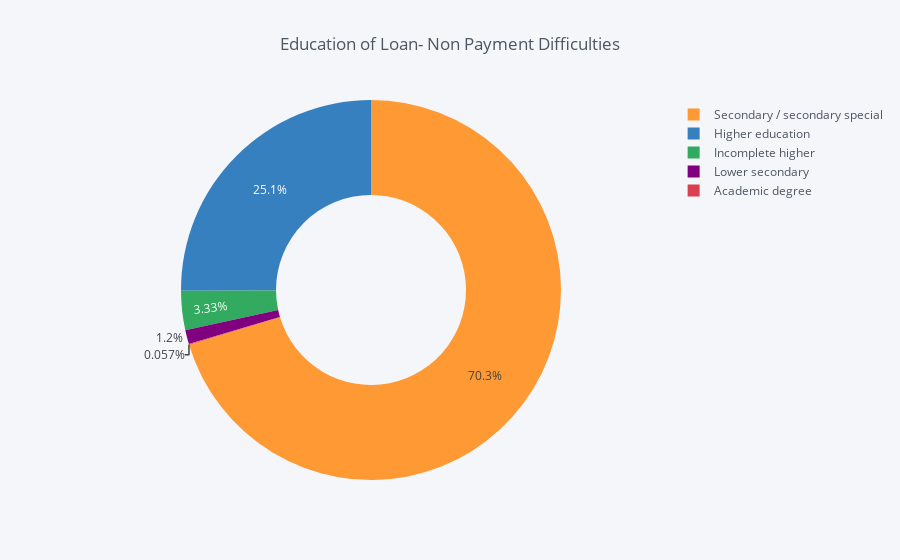

Notebook code for this chart:
### Markdown cell above
### NAME_EDUCATION_TYPE

### Code cell
# Education of Loan- Non Payment Difficulties
d0 = target0['NAME_EDUCATION_TYPE'].value_counts()
df = pd.DataFrame({'labels': d0.index,'values': d0.values})
df.iplot(kind = 'pie', labels = 'labels',values = 'values', title = 'Education of Loan- Non Payment Difficulties', hole = 0.5)

### Figure 1 — Plotly figure (JSON) as saved in the notebook; plotly's stock layout.template omitted (floating-point values rounded to 4 significant figures)
{"data": [{"hole": 0.5, "labels": ["Secondary / secondary special", "Higher education", "Incomplete higher", "Lower secondary", "Academic degree"], "marker": {"colors": ["rgba(255, 153, 51, 1.0)", "rgba(55, 128, 191, 1.0)", "rgba(50, 171, 96, 1.0)", "rgba(128, 0, 128, 1.0)", "rgba(219, 64, 82, 1.0)"]}, "name": "", "type": "pie", "values": [198867, 70854, 9405, 3399, 161]}], "layout": {"legend": {"bgcolor": "#F5F6F9", "font": {"color": "#4D5663"}}, "paper_bgcolor": "#F5F6F9", "plot_bgcolor": "#F5F6F9", "title": "Education of Loan- Non Payment Difficulties", "titlefont": {"color": "#4D5663"}}}
